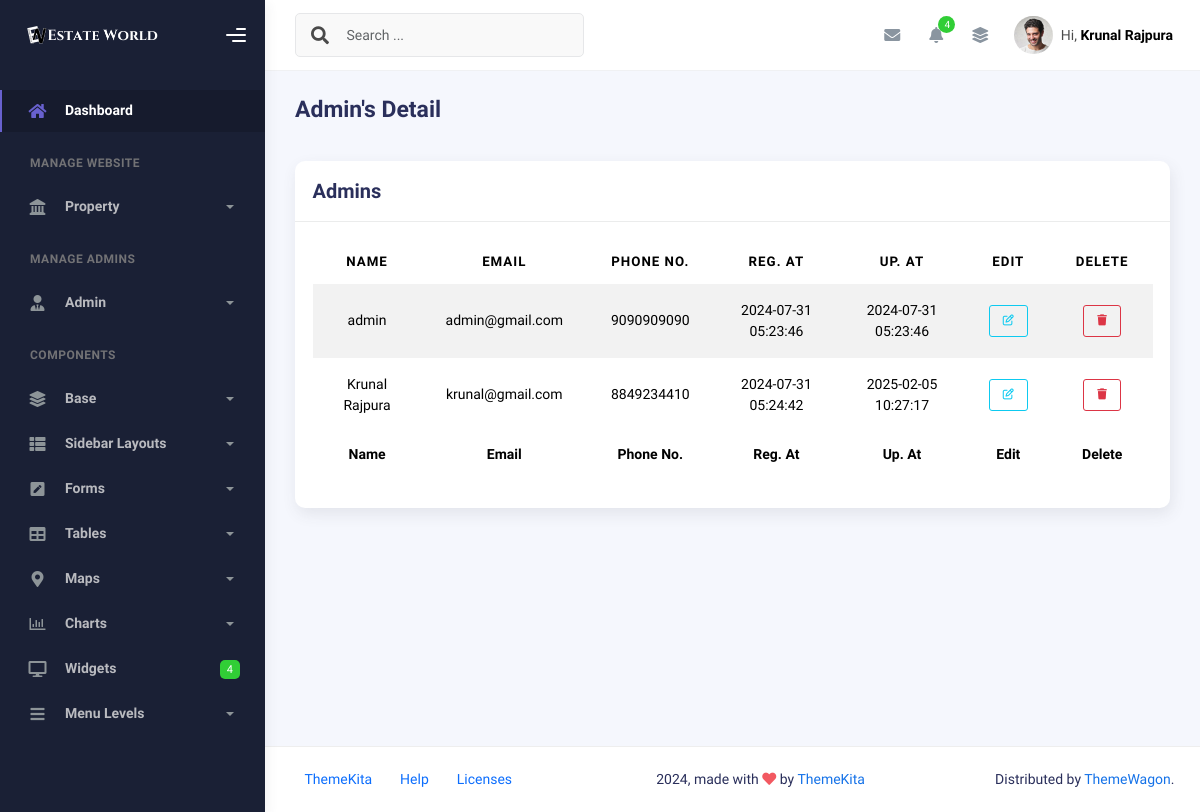
The app's page /admin-panel/main-php/view_admin.php (signed in), older data.
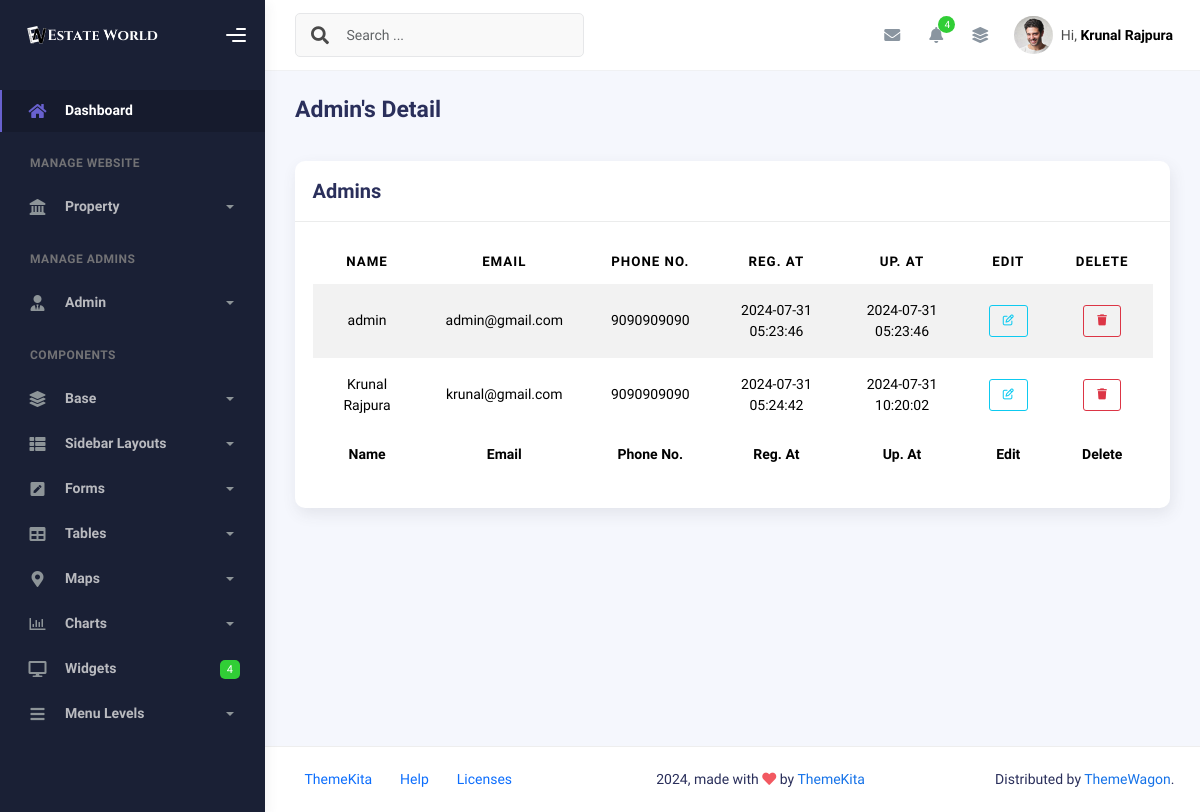
The same page, newer data.
### tables this page shows
CREATE TABLE `alogin` (
  `a_id` int(11) NOT NULL,
  `a_name` varchar(255) NOT NULL,
  `a_email` varchar(255) NOT NULL,
  `a_number` varchar(20) DEFAULT NULL,
  `a_pass` varchar(255) NOT NULL,
  `created_at` timestamp NOT NULL DEFAULT current_timestamp(),
  `updated_at` timestamp NOT NULL DEFAULT current_timestamp() ON UPDATE current_timestamp()
);

### globalvar/globalvariable.php (called while the page is built, shortened)
<?php
$commonToPan = "../../common/";
$aAssets = "../assets/";
$aAssetsCss = $aAssets . "css/";

### function/function.php (called while the page is built, shortened)
<?php
function fetchData($conn, $tableName, $columns = '*', $where = '', $values = [])
{
    $sql = "SELECT $columns FROM $tableName";
    if ($where != '') {
        $sql .= " WHERE $where";
    }
    $stmt = $conn->prepare($sql);
    if (!empty($values)) {
        $types = '';
        foreach ($values as $value) {
            if (is_int($value)) {
                $types .= 'i';
            } elseif (is_float($value)) {
                $types .= 'd';
            } elseif (is_string($value)) {
                $types .= 's';
            } else {
                $types .= 'b';
            }
        }
        $stmt->bind_param($types, ...$values);
    }
    if ($stmt->execute()) {
        $result = $stmt->get_result();
        $data = [];
        while ($row = $result->fetch_assoc()) {
            $data[] = $row;
        }
    } else {
        die("Execute failed: " . $stmt->error);
    }
    return $data;
}
?>

### admin-panel/main-php/view_admin.php (the view, shortened to what this page needs)
<?php include '../../globalvar/globalvariable.php'; ?>
<?php include  $connToPan . 'config.php'; ?>
<?php include  $mphpToInc . 'header.php'; ?>
<?php include  $mphpToInc . 'sidebar.php'; ?>
<?php include  $funToPan . 'function.php'; ?>
<?php include  $mphpToInc . 'navbar.php'; ?>
<div class="container">
    <div class="page-inner">
        <div class="page-header">
            <h3 class="fw-bold mb-3">Admin's Detail</h3>
        </div>
        <div class="row">
            <div class="col-md-12">
                <div class="card">
                    <div class="card-header">
                        <h4 class="card-title">Admins</h4>
                    </div>
                    <div class="card-body">
                        <div class="table-responsive">
                            <table id="basic-datatables" class="display table table-striped table-hover">
                                <thead>
                                    <tr class="text-center">
                                        <th>Name</th>
                                        <th>Email</th>
                                        <th>Phone No.</th>
                                        <th>Reg. At</th>
                                        <th>Up. At</th>
                                        <th>Edit</th>
                                        <th>Delete</th>
                                    </tr>
                                </thead>
                                <tfoot>
                                    <tr class="text-center">
                                        <th>Name</th>
                                        <th>Email</th>
                                        <th>Phone No.</th>
                                        <th>Reg. At</th>
                                        <th>Up. At</th>
                                        <th>Edit</th>
                                        <th>Delete</th>
                                    </tr>
                                </tfoot>
                                <tbody>
                                    <?php
                                    $tableName = 'alogin';
                                    $data = fetchData($conn, $tableName);
                                    foreach ($data as $row) {
                                    ?>
                                        <tr class="text-center">
                                            <td><?php echo $row['a_name']; ?></td>
                                            <td><?php echo $row['a_email']; ?></td>
                                            <td><?php echo $row['a_number']; ?></td>
                                            <td><?php echo $row['created_at']; ?></td>
                                            <td><?php echo $row['updated_at']; ?></td>
                                            <td><a href="admin_edit.php?id=<?php echo $row['a_id']; ?>&email=<?php echo $row['a_email']; ?>" class="btn btn-sm btn-outline-info"><i class="fa-regular fa-pen-to-square"></i></a></td>
                                            <td><button class="btn btn-sm btn-outline-danger" data-toggle="modal" data-target="#deleteAdmin<?php echo $row['a_id']; ?>"><i class="fa-solid fa-trash"></i></button></td>
                                        </tr>
                                    <?php } ?>
                                </tbody>
                            </table>
                        </div>
                    </div>
                </div>
            </div>
        </div>
    </div>
</div>
<?php include  $mphpToInc . 'footer.php'; ?>
<?php include  $mphpToInc . 'endlinks.php'; ?>

### admin-panel/includes/header.php (shortened to what this page needs)
<!DOCTYPE html>
<html lang="en">
<head>
  <link rel="stylesheet" href="<?php echo $commonToPan; ?>style.css">
  <link rel="stylesheet" href="<?php echo $aAssetsCss; ?>bootstrap.min.css" />
  <link rel="stylesheet" href="<?php echo $aAssetsCss; ?>plugins.min.css" />
  <link rel="stylesheet" href="<?php echo $aAssetsCss; ?>kaiadmin.min.css" />
  <link rel="stylesheet" href="<?php echo $aAssetsCss; ?>demo.css" />
  <link rel="stylesheet" href="https://cdn.jsdelivr.net/npm/sweetalert2@11/dist/sweetalert2.min.css">
</head>
<body>

### admin-panel/includes/sidebar.php (shortened to what this page needs)
<div class="wrapper">
    <div class="sidebar" data-background-color="dark">
        <div class="sidebar-logo">
            <div class="logo-header" data-background-color="dark">
                <a href="index.php" class="logo">
                    <img src="../assets/img/estate_world.png" alt="navbar brand" class="navbar-brand" height="20" />
                </a>
                <div class="nav-toggle">
                    <button class="btn btn-toggle toggle-sidebar">
                        <i class="gg-menu-right"></i>
                    </button>
                </div>
            </div>
        </div>
        <div class="sidebar-wrapper scrollbar scrollbar-inner">
            <div class="sidebar-content">
                <ul class="nav nav-secondary">
                    <li class="nav-item active">
                        <a href="index.php">
                            <i class="fas fa-home"></i>
                            <p>Dashboard</p>
                        </a>
                    </li>
                    <li class="nav-section">
                        <h4 class="text-section">Manage Website</h4>
                    </li>
                    <li class="nav-item">
                        <a data-bs-toggle="collapse" href="#request">
                            <i class="fa-solid fa-landmark"></i>
                            <p>Property</p>
                            <span class="caret"></span>
                        </a>
                    </li>
                    <li class="nav-section">
                        <h4 class="text-section">Manage Admins</h4>
                    </li>
                    <li class="nav-item">
                        <a data-bs-toggle="collapse" href="#admin">
                            <i class="fa-solid fa-user-tie"></i>
                            <p>Admin</p>
                            <span class="caret"></span>
                        </a>
                    </li>
                    <li class="nav-section">
                        <h4 class="text-section">Components</h4>
                    </li>
                    <li class="nav-item">
                        <a data-bs-toggle="collapse" href="#base">
                            <i class="fas fa-layer-group"></i>
                            <p>Base</p>
                            <span class="caret"></span>
                        </a>
                    </li>
                    <li class="nav-item">
                        <a data-bs-toggle="collapse" href="#sidebarLayouts">
                            <i class="fas fa-th-list"></i>
                            <p>Sidebar Layouts</p>
                            <span class="caret"></span>
                        </a>
                    </li>
                    <li class="nav-item">
                        <a data-bs-toggle="collapse" href="#forms">
                            <i class="fas fa-pen-square"></i>
                            <p>Forms</p>
                            <span class="caret"></span>
                        </a>
                    </li>
                    <li class="nav-item">
                        <a data-bs-toggle="collapse" href="#tables">
                            <i class="fas fa-table"></i>
                            <p>Tables</p>
                            <span class="caret"></span>
                        </a>
                    </li>
                    <li class="nav-item">
                        <a data-bs-toggle="collapse" href="#maps">
                            <i class="fas fa-map-marker-alt"></i>
                            <p>Maps</p>
                            <span class="caret"></span>
                        </a>
                    </li>
                    <li class="nav-item">
                        <a data-bs-toggle="collapse" href="#charts">
                            <i class="far fa-chart-bar"></i>
                            <p>Charts</p>
                            <span class="caret"></span>
                        </a>
                    </li>
                    <li class="nav-item">
                        <a href="widgets.php">
                            <i class="fas fa-desktop"></i>
                            <p>Widgets</p>
                            <span class="badge badge-success">4</span>
                        </a>
                    </li>
                    <li class="nav-item">
                        <a data-bs-toggle="collapse" href="#submenu">
                            <i class="fas fa-bars"></i>
                            <p>Menu Levels</p>
                            <span class="caret"></span>
                        </a>
                    </li>
                </ul>
            </div>
        </div>
    </div>

### admin-panel/includes/navbar.php (shortened to what this page needs)
<div class="main-panel">
  <div class="main-header">
    <nav class="navbar navbar-header navbar-header-transparent navbar-expand-lg border-bottom">
      <div class="container-fluid">
        <nav class="navbar navbar-header-left navbar-expand-lg navbar-form nav-search p-0 d-none d-lg-flex">
          <div class="input-group">
            <div class="input-group-prepend">
              <button type="submit" class="btn btn-search pe-1">
                <i class="fa fa-search search-icon"></i>
              </button>
            </div>
            <input type="text" placeholder="Search ..." class="form-control" />
          </div>
        </nav>
        <ul class="navbar-nav topbar-nav ms-md-auto align-items-center">
          <li class="nav-item topbar-icon dropdown hidden-caret">
            <a class="nav-link dropdown-toggle" href="#" id="messageDropdown" role="button" data-bs-toggle="dropdown" aria-haspopup="true" aria-expanded="false">
              <i class="fa fa-envelope"></i>
            </a>
          </li>
          <li class="nav-item topbar-icon dropdown hidden-caret">
            <a class="nav-link dropdown-toggle" href="#" id="notifDropdown" role="button" data-bs-toggle="dropdown" aria-haspopup="true" aria-expanded="false">
              <i class="fa fa-bell"></i>
              <span class="notification">4</span>
            </a>
          </li>
          <li class="nav-item topbar-icon dropdown hidden-caret">
            <a class="nav-link" data-bs-toggle="dropdown" href="#" aria-expanded="false">
              <i class="fas fa-layer-group"></i>
            </a>
          </li>
          <li class="nav-item topbar-user dropdown hidden-caret">
            <a class="dropdown-toggle profile-pic" data-bs-toggle="dropdown" href="#" aria-expanded="false">
              <div class="avatar-sm">
                <img src="../assets/img/profile.jpg" alt="..." class="avatar-img rounded-circle" />
              </div>
              <span class="profile-username">
                <span class="op-7">Hi,</span>
                <?php
                $where = 'a_email = ?';
                $values = [$_SESSION['aemail']];
                $data = fetchData($conn, 'alogin', '*', $where, $values);
                foreach ($data as $row) {
                ?>
                  <span class="fw-bold"><?php echo $row['a_name']; ?></span>
                <?php } ?>
              </span>
            </a>
          </li>
        </ul>
      </div>
    </nav>
  </div>

### admin-panel/includes/footer.php
<footer class="footer">
    <div class="container-fluid d-flex justify-content-between">
        <nav class="pull-left">
            <ul class="nav">
                <li class="nav-item">
                    <a class="nav-link" href="http://www.themekita.com">
                        ThemeKita
                    </a>
                </li>
                <li class="nav-item">
                    <a class="nav-link" href="#"> Help </a>
                </li>
                <li class="nav-item">
                    <a class="nav-link" href="#"> Licenses </a>
                </li>
            </ul>
        </nav>
        <div class="copyright">
            2024, made with <i class="fa fa-heart heart text-danger"></i> by
            <a href="http://www.themekita.com">ThemeKita</a>
        </div>
        <div>
            Distributed by
            <a target="_blank" href="https://themewagon.com/">ThemeWagon</a>.
        </div>
    </div>
</footer>
</div>
</div>

### admin-panel/includes/endlinks.php (shortened to what this page needs)
</body>
</html>

### common/style.css (style rules this page uses)
.d-none { display: none; }

Row changes from the older to the newer data that the page shows:
changed alogin "Krunal Rajpura": a_number "8849234410" → "9090909090"; updated_at "2025-02-05 10:27:17" → "2024-07-31 10:20:02"
